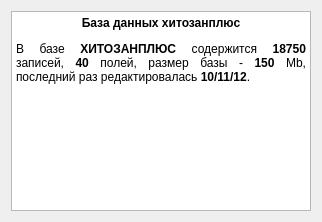
<?xml version="1.0" encoding="UTF-8"?>
<ui version="4.0">
 <class>Form</class>
 <widget class="QWidget" name="Form">
  <property name="geometry">
   <rect>
    <x>0</x>
    <y>0</y>
    <width>318</width>
    <height>218</height>
   </rect>
  </property>
  <property name="windowTitle">
   <string>Form</string>
  </property>
  <layout class="QVBoxLayout" name="verticalLayout">
   <item>
    <widget class="QTextBrowser" name="textBrowser">
     <property name="sizePolicy">
      <sizepolicy hsizetype="Fixed" vsizetype="Fixed">
       <horstretch>200</horstretch>
       <verstretch>200</verstretch>
      </sizepolicy>
     </property>
     <property name="minimumSize">
      <size>
       <width>300</width>
       <height>200</height>
      </size>
     </property>
     <property name="html">
      <string>&lt;!DOCTYPE HTML PUBLIC &quot;-//W3C//DTD HTML 4.0//EN&quot; &quot;http://www.w3.org/TR/REC-html40/strict.dtd&quot;&gt;
&lt;html&gt;&lt;head&gt;&lt;meta name=&quot;qrichtext&quot; content=&quot;1&quot; /&gt;&lt;style type=&quot;text/css&quot;&gt;
p, li { white-space: pre-wrap; }
&lt;/style&gt;&lt;/head&gt;&lt;body style=&quot; font-family:'MS Shell Dlg 2'; font-size:8.25pt; font-weight:400; font-style:normal;&quot;&gt;
&lt;p align=&quot;center&quot; style=&quot; margin-top:16px; margin-bottom:12px; margin-left:0px; margin-right:0px; -qt-block-indent:0; text-indent:0px;&quot;&gt;&lt;span style=&quot; font-family:'Sans Serif'; font-size:9pt; font-weight:600;&quot;&gt;База данных хитозанплюс&lt;/span&gt;&lt;/p&gt;
&lt;p align=&quot;justify&quot; style=&quot; margin-top:0px; margin-bottom:0px; margin-left:0px; margin-right:0px; -qt-block-indent:0; text-indent:0px;&quot;&gt;&lt;span style=&quot; font-family:'Sans Serif'; font-size:9pt;&quot;&gt;В базе &lt;/span&gt;&lt;span style=&quot; font-family:'Sans Serif'; font-size:9pt; font-weight:600;&quot;&gt;ХИТОЗАНПЛЮС&lt;/span&gt;&lt;span style=&quot; font-family:'Sans Serif'; font-size:9pt;&quot;&gt; содержится &lt;/span&gt;&lt;span style=&quot; font-family:'Sans Serif'; font-size:9pt; font-weight:600;&quot;&gt;18750&lt;/span&gt;&lt;span style=&quot; font-family:'Sans Serif'; font-size:9pt;&quot;&gt; записей, &lt;/span&gt;&lt;span style=&quot; font-family:'Sans Serif'; font-size:9pt; font-weight:600;&quot;&gt;40&lt;/span&gt;&lt;span style=&quot; font-family:'Sans Serif'; font-size:9pt;&quot;&gt; полей, размер базы - &lt;/span&gt;&lt;span style=&quot; font-family:'Sans Serif'; font-size:9pt; font-weight:600;&quot;&gt;150&lt;/span&gt;&lt;span style=&quot; font-family:'Sans Serif'; font-size:9pt;&quot;&gt; Mb, последний раз редактировалась &lt;/span&gt;&lt;span style=&quot; font-family:'Sans Serif'; font-size:9pt; font-weight:600;&quot;&gt;10/11/12&lt;/span&gt;&lt;span style=&quot; font-family:'Sans Serif'; font-size:9pt;&quot;&gt;.&lt;/span&gt;&lt;/p&gt;&lt;/body&gt;&lt;/html&gt;</string>
     </property>
    </widget>
   </item>
  </layout>
 </widget>
 <resources/>
 <connections/>
</ui>
